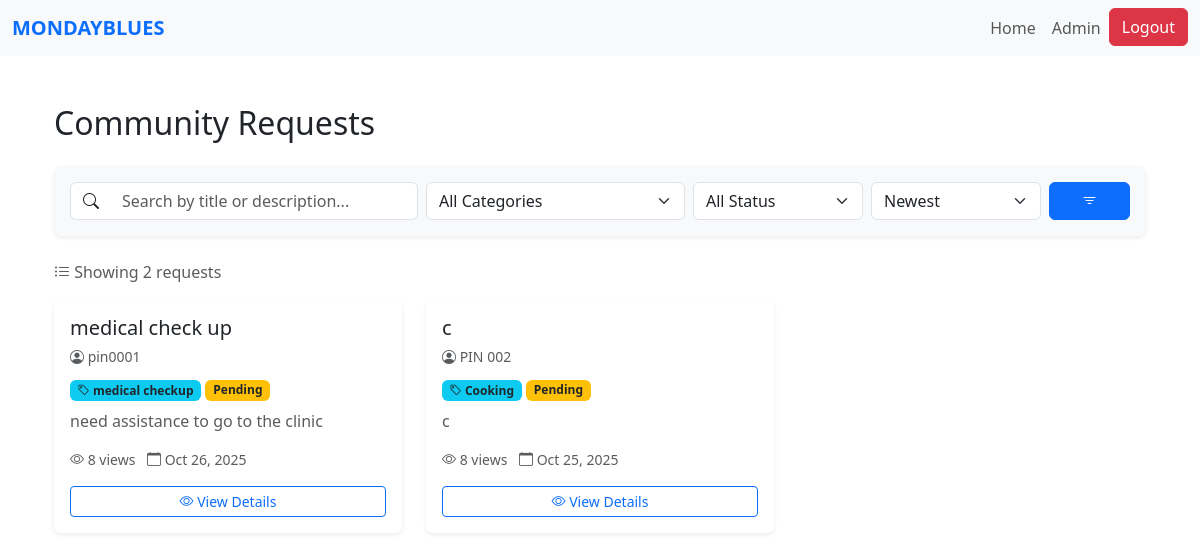
Screenshot of / (signed in) with the database file from the repository.
### website/models.py (models this page shows)
class Request(db.Model):
    id = db.Column(db.Integer, primary_key=True)
    title = db.Column(db.String(150), nullable=False)
    description = db.Column(db.Text, nullable=False)
    category_id = db.Column(db.Integer, db.ForeignKey('category.id'), nullable=False)
    category = db.relationship('Category', backref='requests')
    status = db.Column(db.String(20), default='Pending')  # Pending, Accepted, Completed
    scheduled_datetime = db.Column(db.DateTime, nullable=False)
    view_count = db.Column(db.Integer, default=0)
    date_created = db.Column(db.DateTime, default=datetime.utcnow)
    user_id = db.Column(db.Integer, db.ForeignKey('user.id'), nullable=False)
    volunteer_id = db.Column(db.Integer, db.ForeignKey('volunteer.id'), nullable=True)
    user = db.relationship('User', backref=db.backref('requests', lazy=True, cascade='all, delete-orphan'), lazy=True)
    volunteer = db.relationship('Volunteer', backref=db.backref('assigned_requests', lazy=True), lazy=True)

class User(db.Model, UserMixin):
    id = db.Column(db.Integer, primary_key=True)
    name = db.Column(db.String(150))
    email = db.Column(db.String(150), unique=True)
    password = db.Column(db.String(150))
    date_created = db.Column(db.DateTime(timezone=True), default=func.now())
    role = db.Column(db.String(50), default='PIN')
    status = db.Column(db.String(20), default='Pending')  # Pending, Approved, Suspended
    """    total_rating = db.Column(db.Float, default=0)
    num_ratings = db.Column(db.Integer, default=0)

    def update_rating(self, new_rating: float):
        #Update overall CSR rating with a new rating value.
        if self.num_ratings == 0:
            self.total_rating = new_rating
        else:
            self.total_rating = ((self.total_rating * self.num_ratings) + new_rating) / (self.num_ratings + 1)
        self.num_ratings += 1"""

class Category(db.Model):
    id = db.Column(db.Integer, primary_key=True)
    name = db.Column(db.String(100), unique=True, nullable=False)
    description = db.Column(db.String(250))
    date_created = db.Column(db.DateTime, default=datetime.utcnow)

### website/views.py (the view, shortened to what this page needs)
@views.route('/')
def home():
    if not current_user.is_authenticated:
        return redirect(url_for('auth.login'))
    categories = Category.query.order_by(Category.name).all()
    search_query = request.args.get('q', '').strip()
    category_filter = request.args.get('category', '')
    status_filter = request.args.get('status', '')
    sort_by = request.args.get('sort', 'newest')
    query = Request.query
    if category_filter:
        query = query.join(Category).filter(Category.name == category_filter)
    if status_filter:
        query = query.filter(Request.status == status_filter)
    if sort_by == 'oldest':
        query = query.order_by(Request.date_created.asc())
    elif sort_by == 'views':
        query = query.order_by(Request.view_count.desc())
    elif sort_by == 'title':
        query = query.order_by(Request.title.asc())
    else:  # newest (default)
        query = query.order_by(Request.date_created.desc())
    requests = query.all()
    return render_template(
        'home.html',
        user=current_user,
        requests=requests,
        categories=categories
    )

### website/templates/home.html (shortened to what this page needs)
{% extends "base.html" %}
{% block content %}
<div class="container my-5">
  <div class="d-flex justify-content-between align-items-center mb-4">
    <h2 class="mb-0">Community Requests</h2>
  </div>
  <form method="GET" action="{{ url_for('views.home') }}" class="bg-light p-3 rounded-3 mb-4 shadow-sm">
    <div class="row g-2 align-items-center">
      <div class="col-md-4">
        <div class="input-group">
          <span class="input-group-text bg-white border-end-0">
            <i class="bi bi-search"></i>
          </span>
          <input
            type="text"
            class="form-control border-start-0"
            name="q"
            placeholder="Search by title or description..."
            value="{{ request.args.get('q', '') }}"
          >
        </div>
      </div>
      <div class="col-md-3">
        <select class="form-select" name="category" onchange="this.form.submit()">
          <option value="">All Categories</option>
        </select>
      </div>
      <div class="col-md-2">
        <select class="form-select" name="status" onchange="this.form.submit()">
          <option value="">All Status</option>
        </select>
      </div>
      <div class="col-md-2">
        <select class="form-select" name="sort" onchange="this.form.submit()">
          <option value="newest" {% if request.args.get('sort')=='newest' %}selected{% endif %}>Newest</option>
        </select>
      </div>
      <div class="col-md-1">
        <button type="submit" class="btn btn-primary w-100">
          <i class="bi bi-filter"></i>
        </button>
      </div>
    </div>
  </form>
  {% if requests %}
    <p class="text-muted mb-3">
      <i class="bi bi-list-ul"></i> Showing {{ requests|length }} request{% if requests|length != 1 %}s{% endif %}
    </p>
  {% endif %}
  <div class="row g-4">
    {% if requests %}
      {% for req in requests %}
        {% if req.user.status != "Suspended" %}
          <div class="col-md-4">
            <div class="card h-100 border-0 shadow-sm hover-shadow transition">
              <div class="card-body d-flex flex-column">
                <div class="mb-2">
                  <h5 class="card-title text-dark mb-1">{{ req.title }}</h5>
                  <small class="text-muted">
                    <i class="bi bi-person-circle"></i> {{ req.user.name }}
                  </small>
                </div>
                <div class="mb-2">
                  <span class="badge bg-info text-dark">
                    <i class="bi bi-tag"></i> {{ req.category.name }}
                  </span>
                  <span class="badge
                    {% if req.status == 'Pending' %}bg-warning text-dark
                    {% elif req.status == 'Assigned' %}bg-primary
                    {% elif req.status == 'Accepted' %}bg-success
                    {% elif req.status == 'Completed' %}bg-secondary
                    {% else %}bg-light text-dark{% endif %}
                  ">
                    {{ req.status }}
                  </span>
                </div>
                <p class="text-muted flex-grow-1">
                  {{ req.description[:100] }}{% if req.description|length > 100 %}...{% endif %}
                </p>
                <div class="text-muted small mb-3">
                  <i class="bi bi-eye"></i> {{ req.view_count }} views
                  <span class="ms-2">
                    <i class="bi bi-calendar"></i> {{ req.date_created.strftime('%b %d, %Y') }}
                  </span>
                </div>
                <div class="mt-auto">
                  {% if current_user.is_authenticated and req.user_id == current_user.id %}
                    <div class="btn-group w-100" role="group">
                      <a href="{{ url_for('views.view_request', id=req.id) }}" class="btn btn-outline-secondary btn-sm">
                        <i class="bi bi-eye"></i> View
                      </a>
                      <a href="{{ url_for('views.edit_request', id=req.id) }}" class="btn btn-primary btn-sm">
                        <i class="bi bi-pencil"></i> Edit
                      </a>
                      <form action="{{ url_for('csr.delete_request', request_id=req.id) }}" method="POST" onsubmit="return confirm('Are you sure you want to delete this request?');">
                        <button class="btn btn-danger btn-sm" type="submit">
                          <i class="bi bi-trash"></i> Delete
                        </button>
                      </form>
                    </div>
                  {% else %}
                    <a href="{{ url_for('views.view_request', id=req.id) }}" class="btn btn-outline-primary w-100 btn-sm">
                      <i class="bi bi-eye"></i> View Details
                    </a>
                  {% endif %}
                </div>
              </div>
            </div>
          </div>
        {% endif %}
      {% endfor %}
    {% endif %}
  </div>
</div>
<link rel="stylesheet" href="https://cdn.jsdelivr.net/npm/bootstrap-icons@1.10.0/font/bootstrap-icons.css">
{% endblock %}

### website/templates/home.html (style rules this page uses)
.hover-shadow { transition: all 0.3s ease; }
.transition { transition: all 0.3s ease; }

### rows the page displays
Request: title "medical check up", user.name "pin0001", category.name "medical checkup", status "Pending", description "need assistance to go to the clinic", view_count "8", date_created "Oct 26, 2025"
Request: title "c", user.name "PIN 002", category.name "Cooking", status "Pending", description "c", view_count "8", date_created "Oct 25, 2025"

### other values shown
{{ requests|length }} "2"
